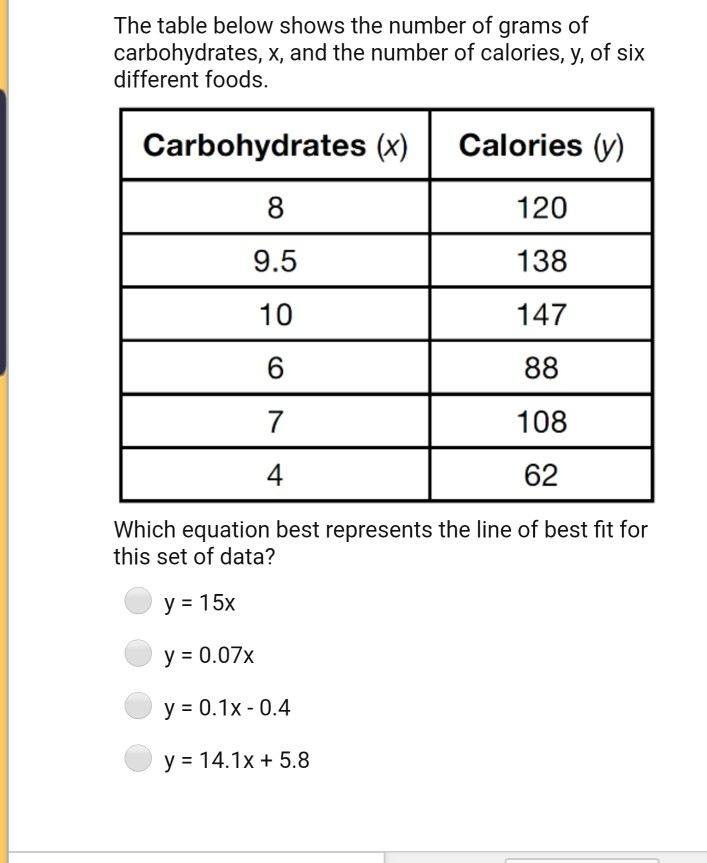
#> input picture foods_image.png, 707 x 863 px
$ jupyter execute --allow-errors table_to_excel.ipynb
#> lines starting #> are read from the running program, lines starting #| are printed output that depends on the picture; after the words box and inside, x2 and y2 are one past the last pixel; in counts of white or black regions, pixels touching at a corner belong together
[cell 1]
import csv

import cv2
import matplotlib.pyplot as plt
import numpy as np
import pandas as pd
import pytesseract
from PIL import Image

[cell 2]
# read your file
table_image = "foods_image.png"
img = cv2.imread(table_image, 0)
img.shape

# thresholding the image to a binary image
thresh, img_bin = cv2.threshold(img, 128, 255, cv2.THRESH_BINARY | cv2.THRESH_OTSU)
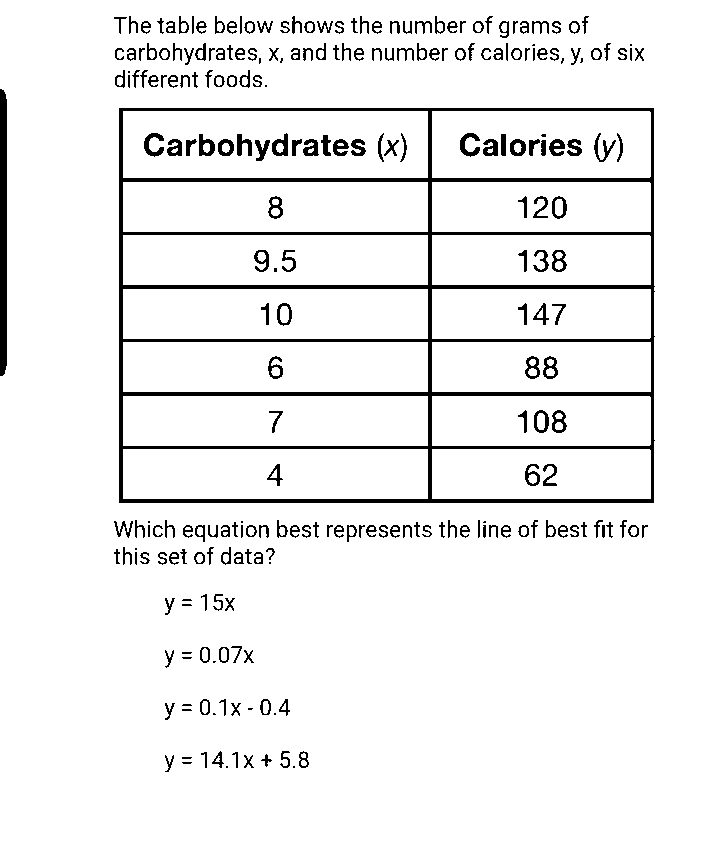
#> img_bin: shape (863, 707); 93.7% white; 256 black regions (29 under 20 px), largest, box (x1, y1, x2, y2) and area: (119, 108, 655, 503) 19029, (0, 89, 7, 376) 1970, (144, 133, 164, 157) 232
#> thresh = 148

# inverting the image
img_bin = 255 - img_bin
cv2.imwrite("foods_inverted.png", img_bin)

# Plotting the image to see the output
plotting = plt.imshow(img_bin, cmap="gray")
plt.show()

[cell 3]
# Length(width) of kernel as 100th of total width
kernel_len = np.array(img).shape[1] // 100
print("LEN", kernel_len)
#| LEN 7

# Defining a vertical kernel to detect all vertical lines of image
ver_kernel = cv2.getStructuringElement(cv2.MORPH_RECT, (1, kernel_len))
print("LEN", ver_kernel)
#| LEN [[1]
#|  [1]
#|  [1]
#|  [1]
#|  [1]
#|  [1]
#> (further printed lines are left out)


# Defining a horizontal kernel to detect all horizontal lines of image
hor_kernel = cv2.getStructuringElement(cv2.MORPH_RECT, (kernel_len, 1))
print("HOR", hor_kernel)
#| HOR [[1 1 1 1 1 1 1]]

# A kernel of 2x2
kernel = cv2.getStructuringElement(cv2.MORPH_RECT, (2, 2))

# Use vertical kernel to detect and save the vertical lines in a jpg
image_1 = cv2.erode(img_bin, ver_kernel, iterations=5)
#> image_1: shape (863, 707); 0.95% white; 4 white regions, box (x1, y1, x2, y2) and area: (0, 104, 7, 361) 1760, (119, 123, 123, 488) 1460, (428, 123, 432, 488) 1460, (651, 123, 654, 488) 1095
vertical_lines = cv2.dilate(image_1, ver_kernel, iterations=2)
#> vertical_lines: shape (863, 707); 0.98% white; 4 white regions, box (x1, y1, x2, y2) and area: (0, 98, 7, 367) 1844, (119, 117, 123, 494) 1508, (428, 117, 432, 494) 1508, (651, 117, 654, 494) 1131
cv2.imwrite("/Users/YOURPATH/vertical.jpg", vertical_lines)

# Plot the generated image
plotting = plt.imshow(image_1, cmap="gray")
plt.show()

[cell 4]
# Use horizontal kernel to detect and save the horizontal lines in a jpg
image_2 = cv2.erode(img_bin, hor_kernel, iterations=5)
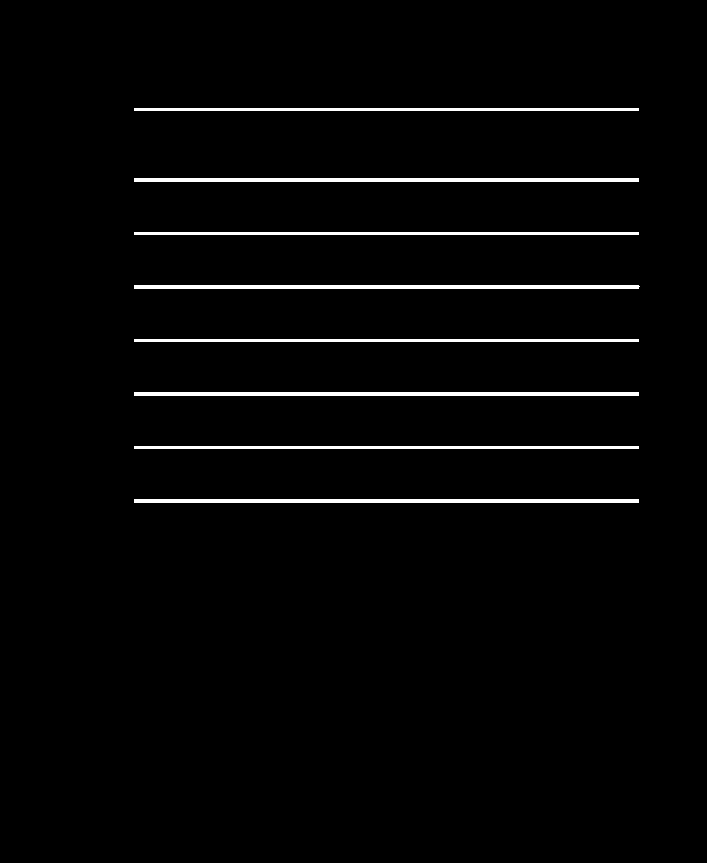
#> image_2: shape (863, 707); 2.3% white; 8 white regions, largest, box (x1, y1, x2, y2) and area: (134, 285, 640, 289) 2021, (134, 178, 639, 182) 2020, (134, 392, 639, 396) 2020
horizontal_lines = cv2.dilate(image_2, hor_kernel, iterations=2)
#> horizontal_lines: shape (863, 707); 2.4% white; 8 white regions, largest, box (x1, y1, x2, y2) and area: (128, 285, 646, 289) 2069, (128, 178, 645, 182) 2068, (128, 392, 645, 396) 2068
cv2.imwrite("hori.jpg", horizontal_lines)

# Plot the generated image
plotting = plt.imshow(image_2, cmap="gray")
plt.show()

[cell 5]
# Combine horizontal and vertical lines in a new third image, with both having same weight.
img_vh = cv2.addWeighted(vertical_lines, 0.5, horizontal_lines, 0.5, 0.0)

# Eroding and thesholding the image
img_vh = cv2.erode(~img_vh, kernel, iterations=2)
thresh, img_vh = cv2.threshold(img_vh, 128, 255, cv2.THRESH_BINARY | cv2.THRESH_OTSU)
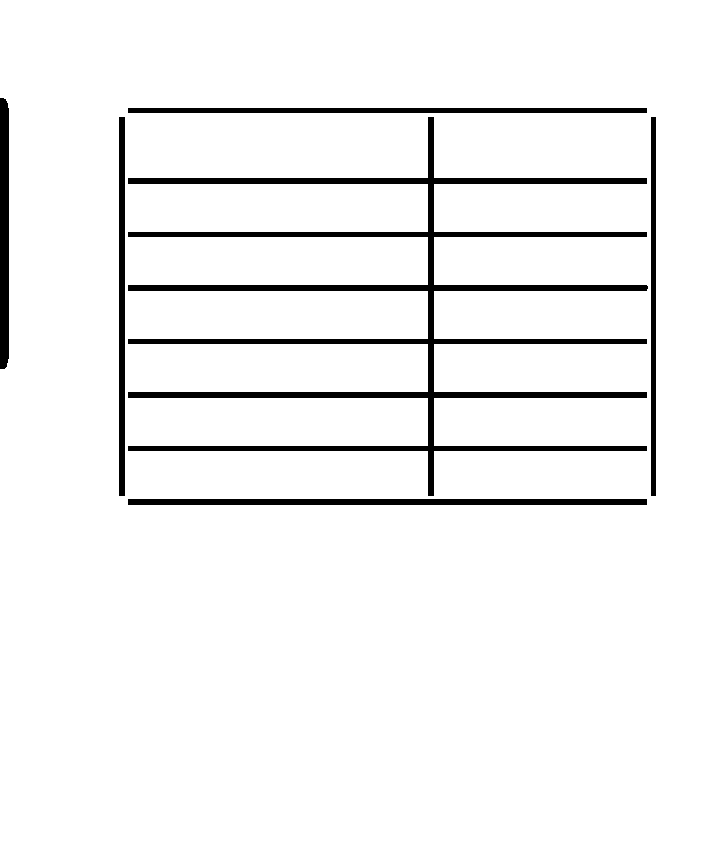
#> img_vh: shape (863, 707); 94.8% white; 6 black regions
#> thresh = 127
cv2.imwrite("verti.jpg", img_vh)
#> Out = True

[cell 6]
bitxor = cv2.bitwise_xor(img, img_vh)
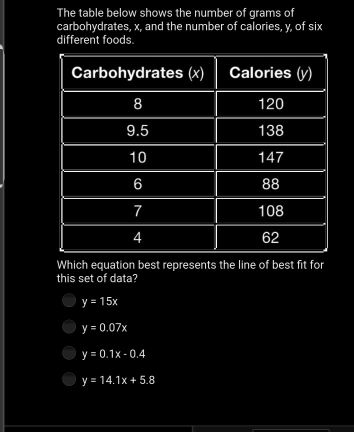
#> bitxor: shape (863, 707) (shown at 1/2 size); min 0, max 255, mean 13.4
bitnot = cv2.bitwise_not(bitxor)
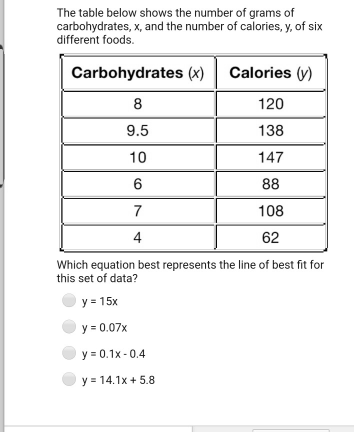
#> bitnot: shape (863, 707) (shown at 1/2 size); min 0, max 255, mean 241.6

# Plotting the generated image
plotting = plt.imshow(bitnot, cmap="gray")
plt.show()

[cell 7]
# Detect contours for following box detection
contours, hierarchy = cv2.findContours(img_vh, cv2.RETR_TREE, cv2.CHAIN_APPROX_SIMPLE)
#> contours = 6 contours; box (x1, y1, x2, y2) and area: (0, 0, 707, 863) 606168, (127, 116, 649, 497) 22656, (127, 498, 648, 506) 3638, (127, 107, 648, 114) 3118, (118, 116, 126, 497) 2658, (650, 116, 657, 497) 2278


def sort_contours(
    cnts, method="left-to-right"
):  # initialize the reverse flag and sort index
#> called with method = 'top-to-bottom'
    reverse = False
    i = 0

    # handle if we need to sort in reverse
    if method == "right-to-left" or method == "bottom-to-top":
        reverse = True

    # handle if we are sorting against the y-coordinate rather than
    # the x-coordinate of the bounding box
    if method == "top-to-bottom" or method == "bottom-to-top":
        i = 1

    # construct the list of bounding boxes and sort them from top to bottom
    boundingBoxes = [cv2.boundingRect(c) for c in cnts]
#> boundingBoxes = [(0, 0, 707, 863), (127, 498, 521, 8), (650, 116, 7, 381), (127, 116, 522, 381), (118, 116, 8, 381), (127, 107, 521, 7)]
    (cnts, boundingBoxes) = zip(
        *sorted(zip(cnts, boundingBoxes), key=lambda b: b[1][i], reverse=reverse)
    )
#> cnts has the same summary as contours outside sort_contours; boundingBoxes = ((0, 0, 707, 863), (127, 107, 521, 7), (650, 116, 7, 381), (127, 116, 522, 381), (118, 116, 8, 381), (127, 498, 521, 8))

    # return the list of sorted contours and bounding boxes
    return (cnts, boundingBoxes)


# Sort all the contours by top to bottom.
contours, boundingBoxes = sort_contours(contours, method="top-to-bottom")


# Creating a list of heights for all detected boxes
heights = [boundingBoxes[i][3] for i in range(len(boundingBoxes))]
#> heights = [863, 7, 381, 381, 381, 8]

# Get mean of heights
mean = np.mean(heights)
#> mean = 336.8


# Create list box to store all boxes in
box = []

# Get position (x,y), width and height for every contour and show the contour on image
for c in contours:
    x, y, w, h = cv2.boundingRect(c)

    if w < 1000 and h < 500:
        image = cv2.rectangle(img, (x, y), (x + w, y + h), (0, 255, 0), 2)
        box.append([x, y, w, h])
#> this loop made 6 passes
#> pass 3, `image = cv2.rectangle(img, (x, y), (x + w, y + h), (0, 255, 0), 2)`:
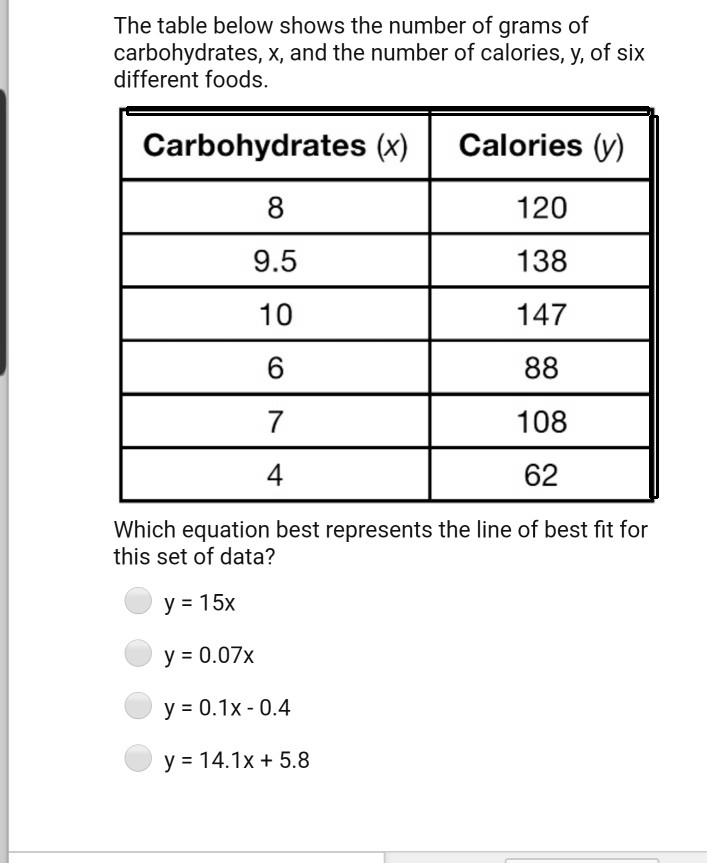
#> image: shape (863, 707); min 0, max 255, mean 237.4
#> after the loop:
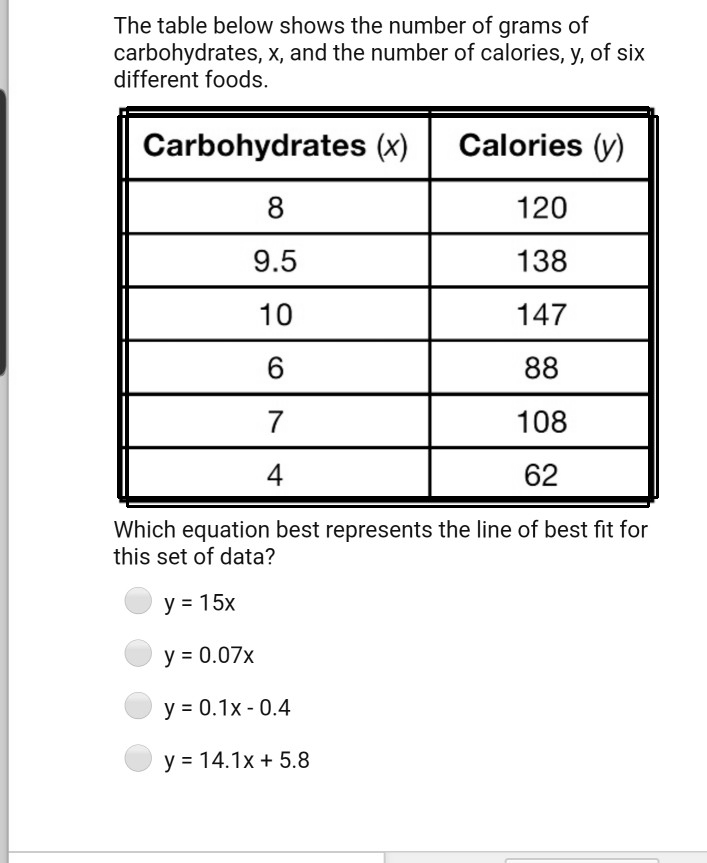
#> img: shape (863, 707); min 0, max 255, mean 234.5
#> after the loop, box = [[127, 107, 521, 7], [650, 116, 7, 381], [127, 116, 522, 381], [118, 116, 8, 381], [127, 498, 521, 8]]

plotting = plt.imshow(image, cmap="gray")
plt.show()

# Creating two lists to define row and column in which cell is located
row = []
column = []
j = 0
# Sorting the boxes to their respective row and column
for i in range(len(box)):
    if i == 0:
        column.append(box[i])
        previous = box[i]
    else:
        if box[i][1] <= previous[1] + mean / 2:
            column.append(box[i])
            previous = box[i]

            if i == len(box) - 1:
                row.append(column)
        else:
            row.append(column)
            column = []
            previous = box[i]
            column.append(box[i])
#> this loop made 5 passes
#> after the loop, row = [[[127, 107, 521, 7], [650, 116, 7, 381], [127, 116, 522, 381], [118, 116, 8, 381]]]
print(column)
#| [[127, 498, 521, 8]]
print(row)
#| [[[127, 107, 521, 7], [650, 116, 7, 381], [127, 116, 522, 381], [118, 116, 8, 381]]]

[cell 8]
# calculating maximum number of cells
countcol = 0
for i in range(len(row)):
    countcol = len(row[i])
    if countcol > countcol:
        countcol = countcol
#> this loop made 1 pass
#> countcol on pass 1: 4

# Retrieving the center of each column
center = [int(row[i][j][0] + row[i][j][2] / 2) for j in range(len(row[i])) if row[0]]
#> center = [387, 653, 388, 122]

center = np.array(center)
center.sort()


# Regarding the distance to the columns center, the boxes are arranged in respective order
finalboxes = []
for i in range(len(row)):
    lis = []
    for k in range(countcol):
        lis.append([])
    for j in range(len(row[i])):
        diff = abs(center - (row[i][j][0] + row[i][j][2] / 4))
        minimum = min(diff)
        indexing = list(diff).index(minimum)
        lis[indexing].append(row[i][j])
    finalboxes.append(lis)
#> this loop made 1 pass
#> after the loop, finalboxes = 1 item

# from every single image-based cell/box the strings are extracted via pytesseract and stored in a list

outer = []
#> (the rest of this cell did not finish here and is left out)

$ run again, with verti.jpg saved as foods_image.png
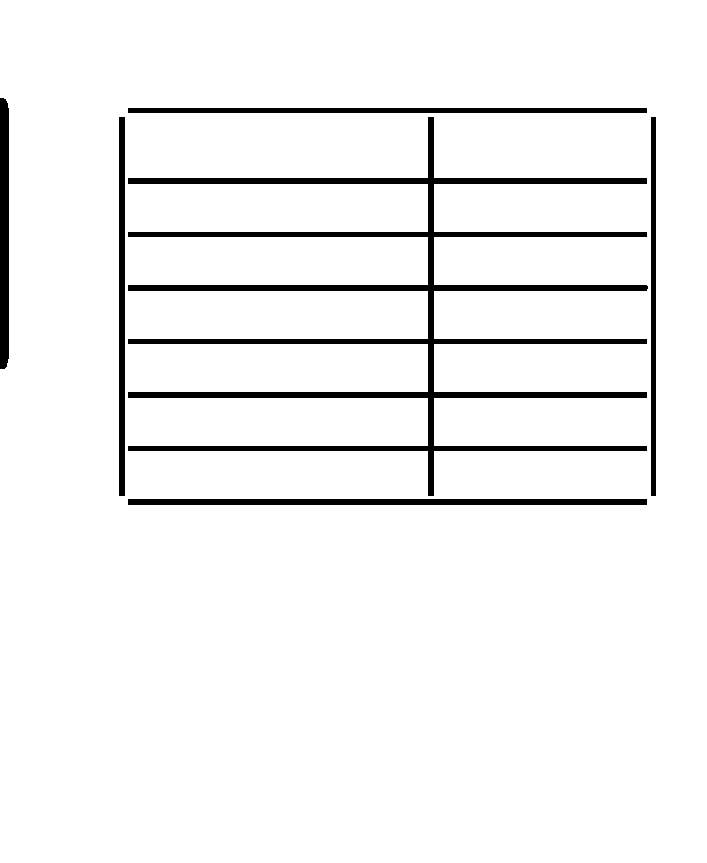
#> input picture verti.jpg, 707 x 863 px
#> img is the input picture: shape (863, 707); min 0, max 255, mean 241.8
#> `thresh, img_bin = cv2.threshold(img, 128, 255, cv2.THRESH_BINARY | cv2..`: thresh = 7
#> `img_bin = 255 - img_bin`:
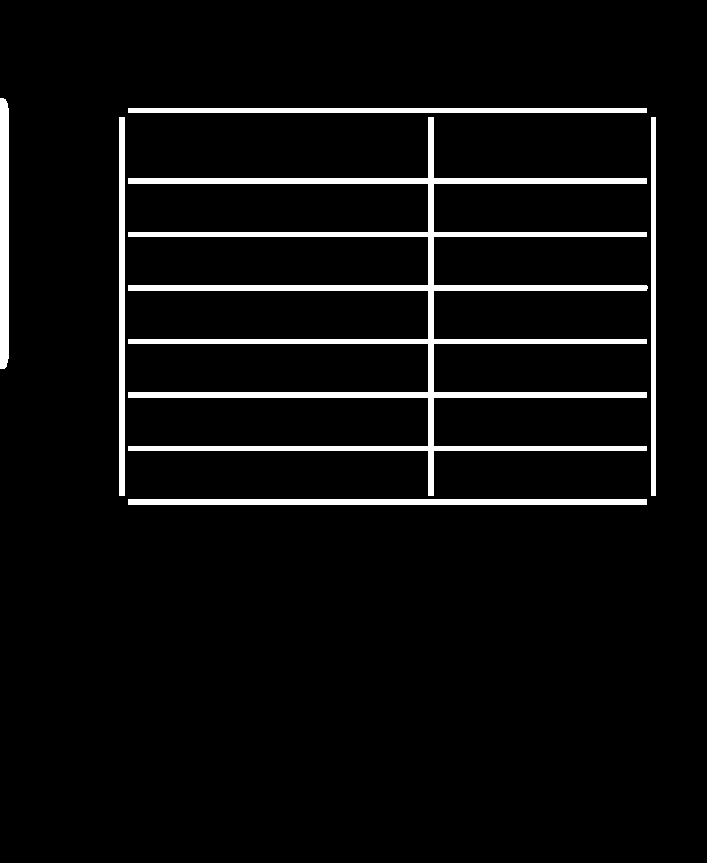
#> img_bin: shape (863, 707); 5.2% white; 6 white regions, box (x1, y1, x2, y2) and area: (128, 117, 648, 496) 19206, (128, 499, 647, 505) 3114, (128, 108, 647, 113) 2595, (0, 98, 9, 369) 2400, (119, 117, 125, 496) 2274, (651, 117, 656, 496) 1895
#| LEN 7
#| LEN [[1]
#|  [1]
#|  [1]
#|  [1]
#|  [1]
#|  [1]
#> (further printed lines are left out)
#| HOR [[1 1 1 1 1 1 1]]
#> image_1: shape (863, 707); 1.3% white; 4 white regions, box (x1, y1, x2, y2) and area: (0, 113, 9, 354) 2130, (119, 132, 125, 481) 2094, (428, 132, 434, 481) 2094, (651, 132, 656, 481) 1745
#> vertical_lines: shape (863, 707); 1.4% white; 4 white regions, box (x1, y1, x2, y2) and area: (0, 107, 9, 360) 2238, (119, 126, 125, 487) 2166, (428, 126, 434, 487) 2166, (651, 126, 656, 487) 1805
#> image_2: shape (863, 707); 3.5% white; 8 white regions, largest, box (x1, y1, x2, y2) and area: (143, 285, 633, 291) 2937, (143, 178, 632, 184) 2934, (143, 392, 632, 398) 2934
#> horizontal_lines: shape (863, 707); 3.6% white; 8 white regions, largest, box (x1, y1, x2, y2) and area: (137, 285, 639, 291) 3009, (137, 178, 638, 184) 3006, (137, 392, 638, 398) 3006
#> `thresh, img_vh = cv2.threshold(img_vh, 128, 255, cv2.THRESH_BINARY | c..`: thresh = 127
#> Out = True
#> contours = 6 contours; box (x1, y1, x2, y2) and area: (0, 0, 707, 863) 605800, (136, 125, 642, 490) 28512, (136, 498, 641, 508) 4534, (136, 107, 641, 116) 4030, (118, 125, 128, 490) 3274, (650, 125, 659, 490) 2910
#> in sort_contours, `boundingBoxes = [cv2.boundingRect(c) for c in cnts]`: boundingBoxes = [(0, 0, 707, 863), (136, 498, 505, 10), (650, 125, 9, 365), (136, 125, 506, 365), (118, 125, 10, 365), (136, 107, 505, 9)]
#> in sort_contours, `(cnts, boundingBoxes) = zip( *sorted(zip(cnts, boundingBoxes), key=lam..`: cnts has the same summary as contours outside sort_contours; boundingBoxes = ((0, 0, 707, 863), (136, 107, 505, 9), (650, 125, 9, 365), (136, 125, 506, 365), (118, 125, 10, 365), (136, 498, 505, 10))
#> heights = [863, 9, 365, 365, 365, 10]
#> mean = 329.5
#> the loop `for c in contours:` made 6 passes
#> after the loop `for c in contours:`:
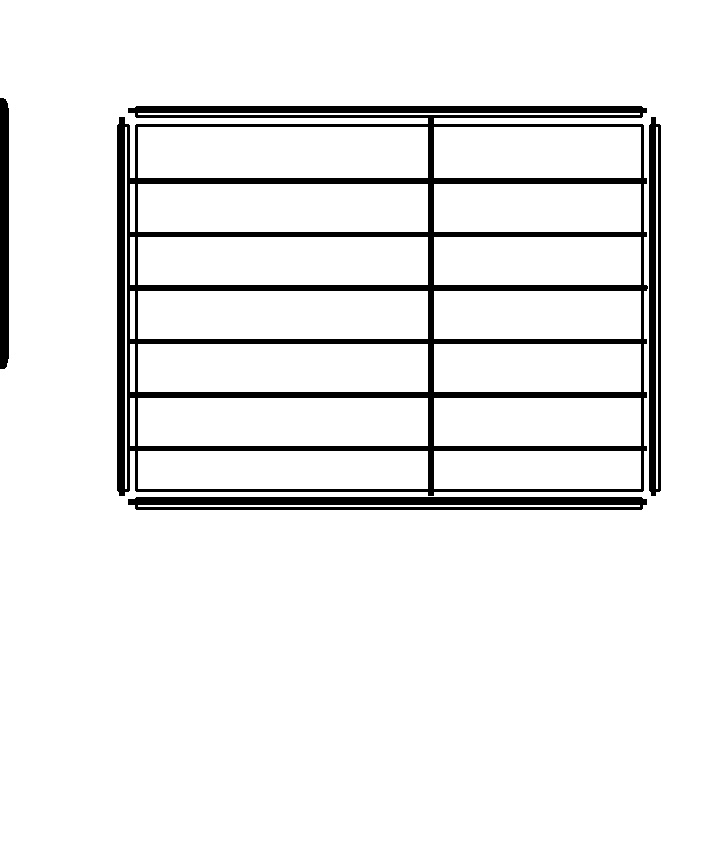
#> img: shape (863, 707); 2.26% of pixels changed, all inside (x1, y1, x2, y2) = (117, 106, 661, 510)
#> after the loop `for c in contours:`: box = [[136, 107, 505, 9], [650, 125, 9, 365], [136, 125, 506, 365], [118, 125, 10, 365], [136, 498, 505, 10]]
#> the loop `for i in range(len(box)):` made 5 passes
#> after the loop `for i in range(len(box)):`: row = [[[136, 107, 505, 9], [650, 125, 9, 365], [136, 125, 506, 365], [118, 125, 10, 365]]]
#| [[136, 498, 505, 10]]
#| [[[136, 107, 505, 9], [650, 125, 9, 365], [136, 125, 506, 365], [118, 125, 10, 365]]]
#> the loop `for i in range(len(row)):` made 1 pass
#> countcol on pass 1: 4
#> center = [388, 654, 389, 123]
#> the loop `for i in range(len(row)):` made 1 pass
#> after the loop `for i in range(len(row)):`: finalboxes = 1 item
